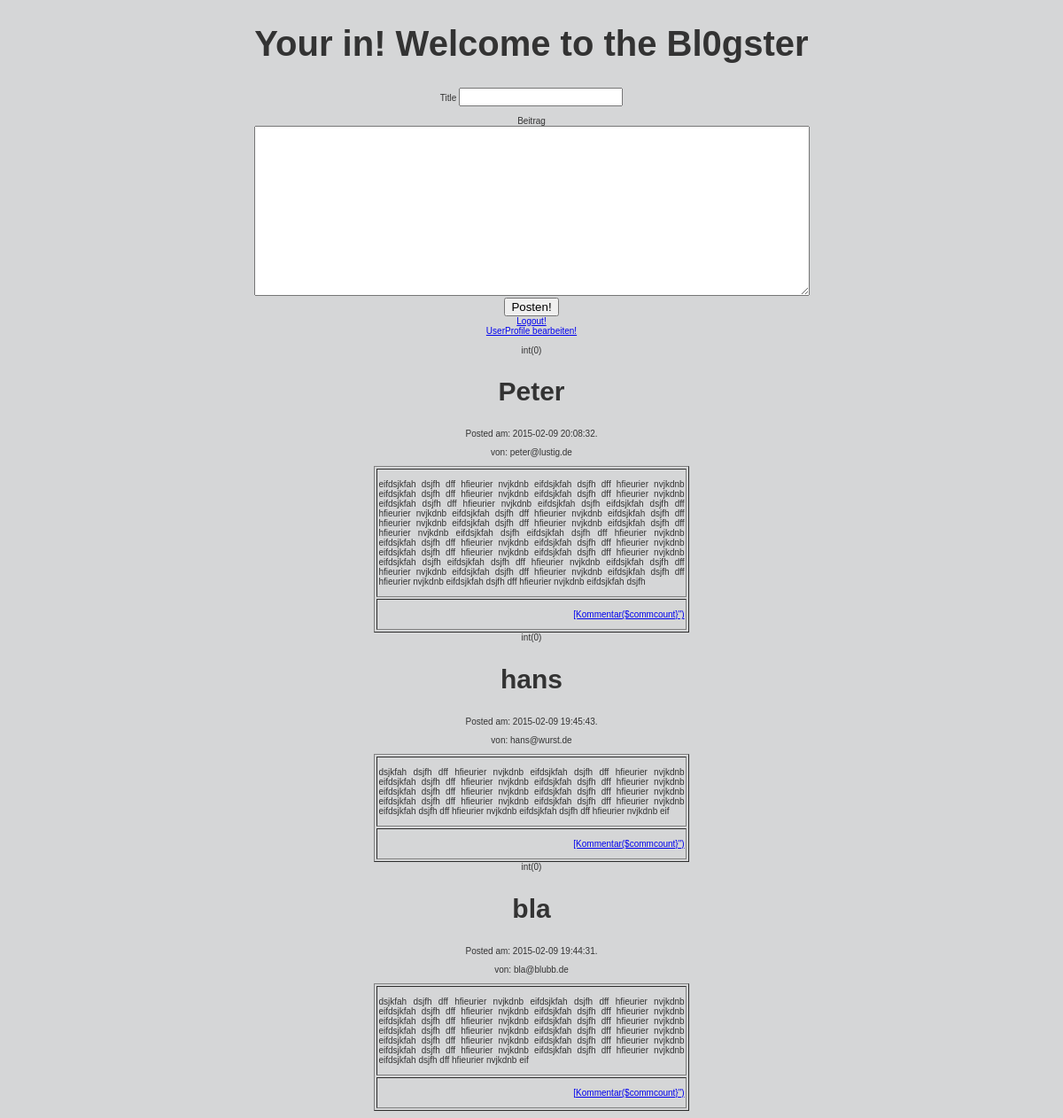
Page /blog.php (signed in) on the committed database.
### tables this page shows
CREATE TABLE `eintrag` (
  `ideintrag` int(11) NOT NULL AUTO_INCREMENT,
  `titel` varchar(45) NOT NULL,
  `eintrag` text NOT NULL,
  `eintragdatum` datetime NOT NULL,
  `user_idUser` int(11) DEFAULT NULL,
  PRIMARY KEY (`ideintrag`),
  KEY `fk_eintrag_user1_idx` (`user_idUser`),
  CONSTRAINT `fk_eintrag_user1` FOREIGN KEY (`user_idUser`) REFERENCES `user` (`idUser`) ON DELETE NO ACTION ON UPDATE NO ACTION
);

CREATE TABLE `user` (
  `idUser` int(11) NOT NULL AUTO_INCREMENT,
  `geburtsdatum` date NOT NULL,
  `email` varchar(40) NOT NULL,
  `passwort` varchar(128) DEFAULT NULL,
  PRIMARY KEY (`idUser`)
);

### blog.php (the view, shortened to what this page needs)
<!DOCTYPE html>
<?php
if ($_SESSION["loginOK"] != true) {
    header("Location: index.php");
} else {
    ?>
    <!DOCTYPE html>
    <html>
        <head>
            <link rel="stylesheet" type="text/css" href="design.css">
        </head>
        <body>
            <h1>Your in! Welcome to the Bl0gster</h1>
            <form action="./jobs/eintrag_posten.php" method="POST">
                Title <input type="text" size="20" value="" name="titel"><br><br>
                Beitrag<br> <textarea name="eintrag" cols="50" rows="10" value="" style="width: 621px; height: 186px;;"></textarea> <br>
                <input type="submit" value="Posten!">
            </form>
            <a href="./jobs/logout.php">Logout!</a><br>
            <a href="userprofile.php">UserProfile bearbeiten!</a>
            <?php
            include_once "db/dbcon.php";
            $sql = "SELECT ideintrag, eintrag.titel,eintrag.eintrag,eintrag.eintragdatum,user.email FROM eintrag JOIN user ON eintrag.user_idUser = user.idUser ORDER BY eintrag.ideintrag  DESC";
            $abfrage = mysqli_query($con, $sql);
            ?>
            <?php
            echo '<br>';
            echo '<br>';
            while ($fetch = mysqli_fetch_assoc($abfrage)) {
                $commcountchk = mysqli_query($con,"SELECT ideintrag FROM eintrag JOIN kommentar ON  kommentar.eintrag_ideintrag=eintrag.ideintrag");
                $commcount = mysqli_num_rows($commcountchk);
                var_dump($commcount);
                echo '<div style="text-align: justify;">';
                echo '<h2>' . $fetch['titel'] . '</h2>';
                echo '<p align="center">Posted am: ' . $fetch['eintragdatum'] . '.</p>';
                echo '<p align="center">von: ' . $fetch['email'] . '</p>';
                echo '<table border="1" align="center" width=30%>';
                echo '<tr><td valign="top"><p>' . $fetch['eintrag'] . '</p></td></tr>';
                echo '<tr><td align="right"><p>' . '<a href=".php">[Kommentar($commcount}")</a>' . '</p></td></tr>';
                echo '</table>';
                echo '</div>';
            }
            ?>
        </body>
    </html>
    <?php
}
?>

### design.css (style rules this page uses)
h1 { font-size: 4em; text-align: center; }
h1, h3 { font-family: 'Trebuchet MS', 'Lucida Grande', Verdana, Arial, Sans-Serif; font-weight: bold; }
h2 { font-family: 'Trebuchet MS', 'Lucida Grande', Verdana, Arial, Sans-Serif; font-size: 3em; text-align: center; }
body { font-size: 62.5%; font-family: 'Lucida Grande', Verdana, Arial, Sans-Serif; background: #d5d6d7 url('images/kubrickbgcolor.jpg'); color: #333; text-align: center; }

### rows in the picture
eintrag: titel "Peter", eintragdatum "2015-02-09 20:08:32", user_idUser.email "peter@lustig.de", eintrag "eifdsjkfah dsjfh dff hfieurier nvjkdnb eifdsjkfah dsjfh dff hfieurier nvjkdnb eifdsjkfah dsjfh dff hfieurier nvjkdnb eifdsjkfah dsjfh dff hfieurier nvjkdnb eifdsjkfah dsjfh dff hfieurier nvjkdnb eifdsjkfah dsjfh eifdsjkfah dsjfh dff hfieurier nvjkdnb eifdsjkfah dsjfh dff hfieurier nvjkdnb eifdsjkfah dsjfh dff hfieurier nvjkdnb eifdsjkfah dsjfh dff hfieurier nvjkdnb eifdsjkfah dsjfh dff hfieurier nvjkdnb eifdsjkfah dsjfh eifdsjkfah dsjfh dff hfieurier nvjkdnb eifdsjkfah dsjfh dff hfieurier nvjkdnb eifdsjkfah dsjfh dff hfieurier nvjkdnb eifdsjkfah dsjfh dff hfieurier nvjkdnb eifdsjkfah dsjfh dff hfieurier nvjkdnb eifdsjkfah dsjfh eifdsjkfah dsjfh dff hfieurier nvjkdnb eifdsjkfah dsjfh dff…"
eintrag: titel "hans", eintragdatum "2015-02-09 19:45:43", user_idUser.email "hans@wurst.de", eintrag "dsjkfah dsjfh dff hfieurier nvjkdnb eifdsjkfah dsjfh dff hfieurier nvjkdnb eifdsjkfah dsjfh dff hfieurier nvjkdnb eifdsjkfah dsjfh dff hfieurier nvjkdnb eifdsjkfah dsjfh dff hfieurier nvjkdnb eifdsjkfah dsjfh dff hfieurier nvjkdnb eifdsjkfah dsjfh dff hfieurier nvjkdnb eifdsjkfah dsjfh dff hfieurier nvjkdnb eifdsjkfah dsjfh dff hfieurier nvjkdnb eifdsjkfah dsjfh dff hfieurier nvjkdnb eif"
eintrag: titel "bla", eintragdatum "2015-02-09 19:44:31", user_idUser.email "bla@blubb.de", eintrag "dsjkfah dsjfh dff hfieurier nvjkdnb eifdsjkfah dsjfh dff hfieurier nvjkdnb eifdsjkfah dsjfh dff hfieurier nvjkdnb eifdsjkfah dsjfh dff hfieurier nvjkdnb eifdsjkfah dsjfh dff hfieurier nvjkdnb eifdsjkfah dsjfh dff hfieurier nvjkdnb eifdsjkfah dsjfh dff hfieurier nvjkdnb eifdsjkfah dsjfh dff hfieurier nvjkdnb eifdsjkfah dsjfh dff hfieurier nvjkdnb eifdsjkfah dsjfh dff hfieurier nvjkdnb eifdsjkfah dsjfh dff hfieurier nvjkdnb eifdsjkfah dsjfh dff hfieurier nvjkdnb eifdsjkfah dsjfh dff hfieurier nvjkdnb eif"
